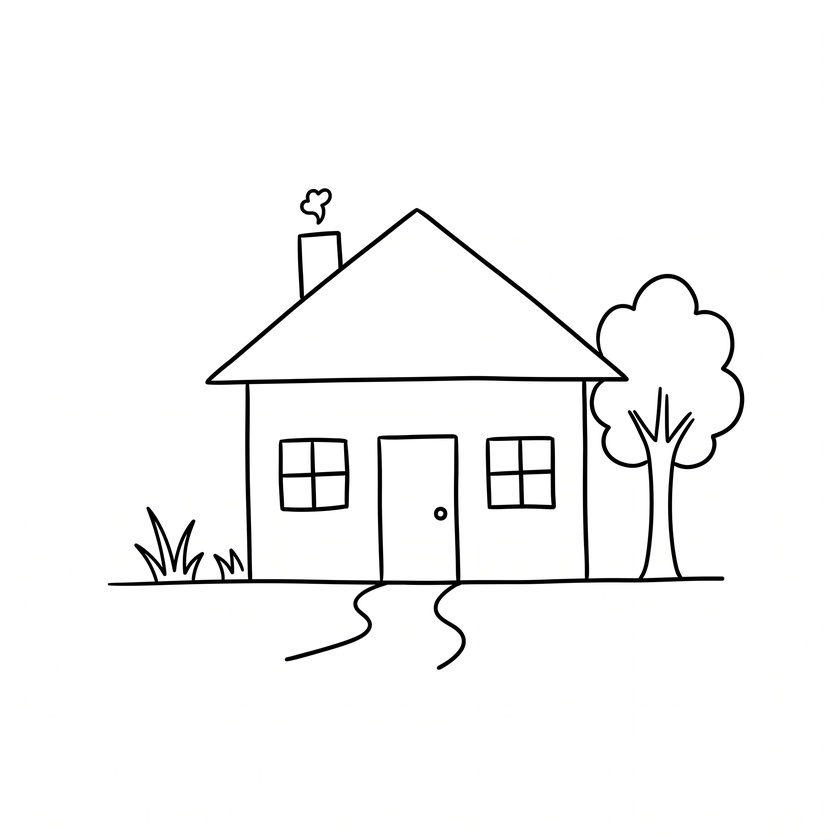
#> input picture images/gemini_sketch.jpeg, 840 x 840 px, shrunk from 2048 x 2048 before the run
$ python png_to_svg.py ../images/gemini_sketch.jpeg
#> lines starting #> are read from the running program, lines starting #| are printed output that depends on the picture; after the words box and inside, x2 and y2 are one past the last pixel; in counts of white or black regions, pixels touching at a corner belong together
"""Convert black line drawings on a white background from PNG to SVG."""

import argparse
from pathlib import Path

import cv2
import numpy as np
from skimage.morphology import skeletonize


def _skeleton_to_paths(skeleton: np.ndarray) -> list[list[tuple[int, int]]]:
	pixels = {(int(x), int(y)) for y, x in np.argwhere(skeleton)}
	neighbors: dict[tuple[int, int], list[tuple[int, int]]] = {}
	for x, y in pixels:
		adjacent = []
		for delta_y in (-1, 0, 1):
			for delta_x in (-1, 0, 1):
				if delta_x == 0 and delta_y == 0:
					continue
				neighbor = (x + delta_x, y + delta_y)
				if neighbor not in pixels:
					continue
				if delta_x and delta_y and (
					(x + delta_x, y) in pixels or (x, y + delta_y) in pixels
				):
					continue
				adjacent.append(neighbor)
		neighbors[(x, y)] = sorted(adjacent)

	visited_edges: set[frozenset[tuple[int, int]]] = set()
	paths: list[list[tuple[int, int]]] = []

	def walk(start: tuple[int, int], first: tuple[int, int]) -> list[tuple[int, int]]:
		path = [start]
		previous, current = start, first
		while True:
			edge = frozenset((previous, current))
			if edge in visited_edges:
				break
			visited_edges.add(edge)
			path.append(current)
			if current == start or len(neighbors[current]) != 2:
				break
			next_pixels = [pixel for pixel in neighbors[current] if pixel != previous]
			if not next_pixels:
				break
			previous, current = current, next_pixels[0]
		return path

	for pixel, adjacent in neighbors.items():
		if not adjacent:
			paths.append([pixel])
		elif len(adjacent) != 2:
			for neighbor in adjacent:
				if frozenset((pixel, neighbor)) not in visited_edges:
					paths.append(walk(pixel, neighbor))

	for pixel, adjacent in neighbors.items():
		for neighbor in adjacent:
			if frozenset((pixel, neighbor)) not in visited_edges:
				paths.append(walk(pixel, neighbor))
	return paths


def png_to_svg(
	input_path: str | Path,
	output_path: str | Path | None = None,
	threshold: int = 127,
	simplify: float = 1.0,
) -> Path:
	"""Trace dark regions in a PNG and save their centerlines as SVG strokes.

	``threshold`` controls which grayscale pixels count as black. ``simplify``
	is the contour approximation tolerance in pixels; use 0 to disable it.
	"""
#> called with threshold = 127, simplify = 1
	source = Path(input_path)
	images_dir = Path(__file__).resolve().parent.parent / "images"
	destination = Path(output_path) if output_path else images_dir / f"{source.stem}.svg"

	if not 0 <= threshold <= 255:
		raise ValueError("threshold must be between 0 and 255")
	if simplify < 0:
		raise ValueError("simplify must be non-negative")
	if source.resolve() == destination.resolve():
		raise ValueError("input and output paths must be different")

	image = cv2.imread(str(source), cv2.IMREAD_GRAYSCALE)
#> image: shape (840, 840); min 0, max 255, mean 247.4
	if image is None:
		raise FileNotFoundError(f"Could not read PNG image: {source}")

	height, width = image.shape
#> height = 840; width = 840
	_, binary = cv2.threshold(image, threshold, 255, cv2.THRESH_BINARY_INV)
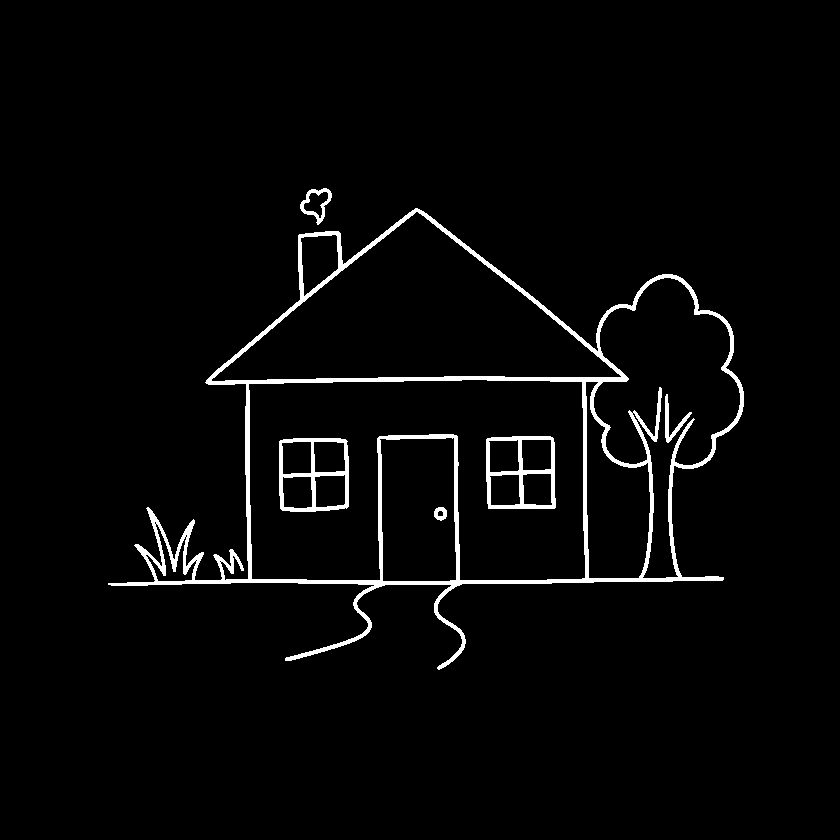
#> binary: shape (840, 840); 3% white; 6 white regions, box (x1, y1, x2, y2) and area: (108, 208, 744, 670) 16931, (486, 436, 556, 509) 1593, (279, 438, 349, 512) 1568, (300, 188, 332, 225) 363, (665, 394, 692, 443) 310, (434, 507, 447, 521) 123
	skeleton = skeletonize(binary > 0)
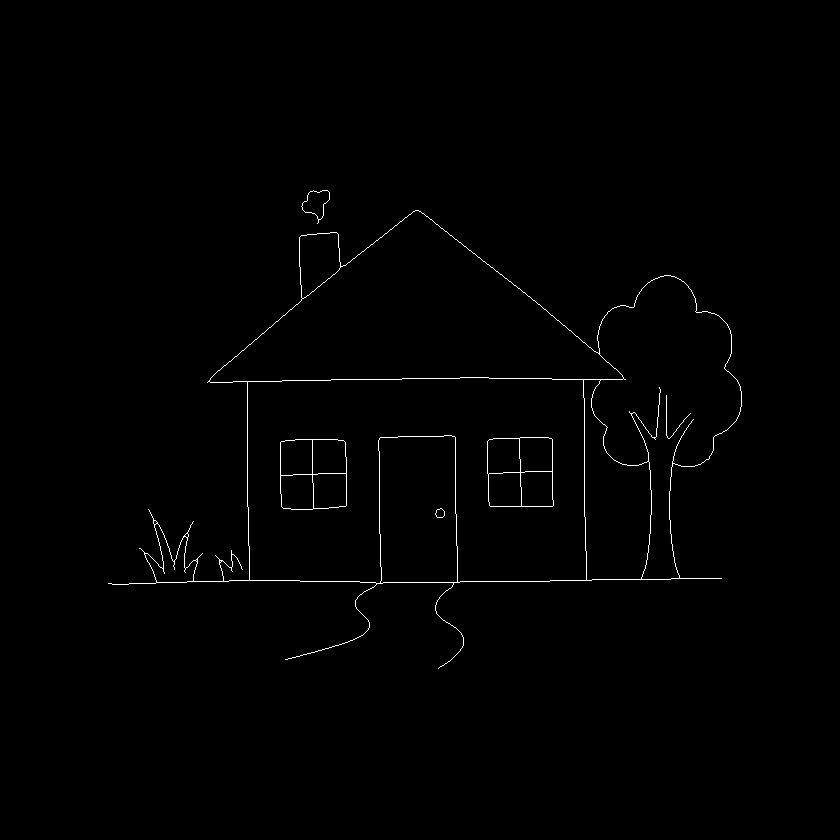
#> skeleton: shape (840, 840) bool; 0.68% white in thin lines or dots, all inside (x1, y1, x2, y2) = (108, 190, 742, 669)

	path_data = []
	for points in _skeleton_to_paths(skeleton):
#> in _skeleton_to_paths, `pixels = {(int(x), int(y)) for y, x in np.argwhere(skeleton)}`: pixels = 4811 items
#> the loop in _skeleton_to_paths, `for x, y in pixels:` made 4811 passes
#> (x, y) on passes 1 to 3: (339, 252), (519, 448), (599, 328)
		closed = len(points) > 2 and points[0] == points[-1]
		if closed:
			points = points[:-1]
		contour = np.asarray(points, dtype=np.int32).reshape(-1, 1, 2)
		if simplify and len(points) > 2:
			contour = cv2.approxPolyDP(contour, simplify, closed)
		points = contour.reshape(-1, 2)
		commands = [f"M {points[0][0]} {points[0][1]}"]
		commands.extend(f"L {x} {y}" for x, y in points[1:])
		if closed:
			commands.append("Z")
		path_data.append(" ".join(commands))

	destination.parent.mkdir(parents=True, exist_ok=True)
	svg_paths = "\n".join(f'  <path d="{data}" />' for data in path_data)
	svg = (
		'<?xml version="1.0" encoding="UTF-8"?>\n'
		f'<svg xmlns="http://www.w3.org/2000/svg" width="{width}px" '
		f'height="{height}px" viewBox="0 0 {width} {height}">\n'
		'  <g fill="none" stroke="black" stroke-width="1" '
		f'stroke-linecap="round" stroke-linejoin="round">\n{svg_paths}\n  </g>\n'
		'</svg>\n'
	)
	destination.write_text(svg, encoding="utf-8")
	return destination


def main() -> None:
	parser = argparse.ArgumentParser(
		description="Convert a black-on-white PNG drawing to SVG."
	)
	parser.add_argument("input_png", type=Path, help="PNG image to convert")
	parser.add_argument(
		"output_svg", type=Path, nargs="?",
		help="SVG output path (defaults to the repo's images directory)",
	)
	parser.add_argument(
		"--threshold", type=int, default=127,
		help="grayscale cutoff from 0 (black) to 255 (white), default: 127",
	)
	parser.add_argument(
		"--simplify", type=float, default=1.0,
		help="contour simplification tolerance in pixels, default: 1.0",
	)
	args = parser.parse_args()

	result = png_to_svg(args.input_png, args.output_svg, args.threshold, args.simplify)
	print(f"Saved SVG: {result}")


if __name__ == "__main__":
	main()

$ run again, on images/google_simple_house_0.png
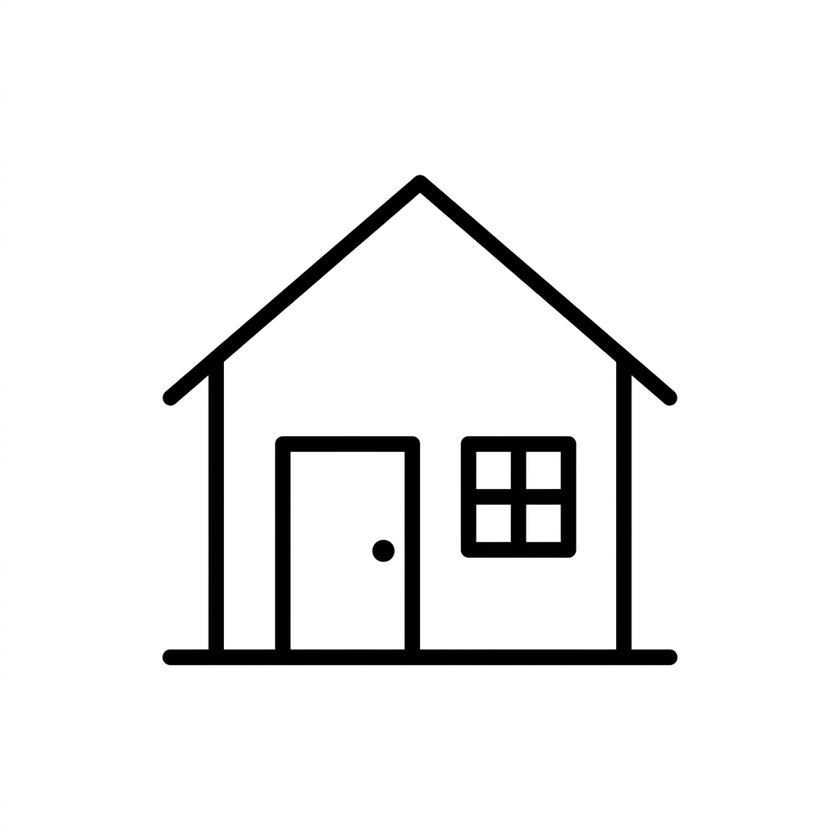
#> input picture images/google_simple_house_0.png, 840 x 840 px, shrunk from 1024 x 1024 before the run
#> in png_to_svg, `_, binary = cv2.threshold(image, threshold, 255, cv2.THRESH_BINARY_INV)`:
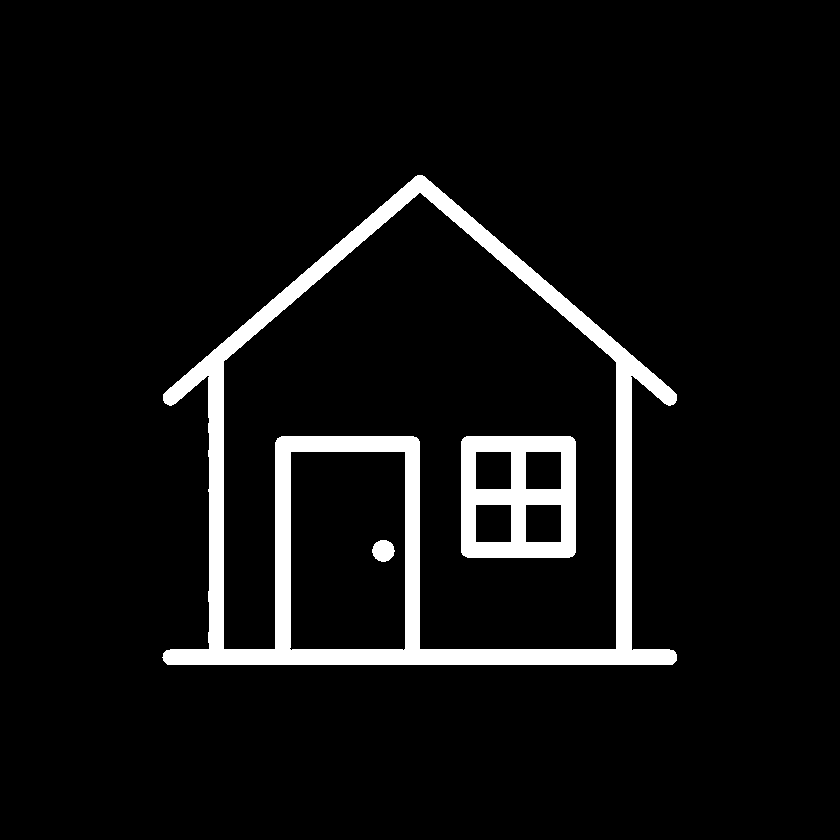
#> binary: shape (840, 840); 6.4% white; 3 white regions, box (x1, y1, x2, y2) and area: (162, 175, 677, 665) 35749, (461, 436, 576, 558) 8799, (372, 540, 395, 562) 385
#> in png_to_svg, `skeleton = skeletonize(binary > 0)`:
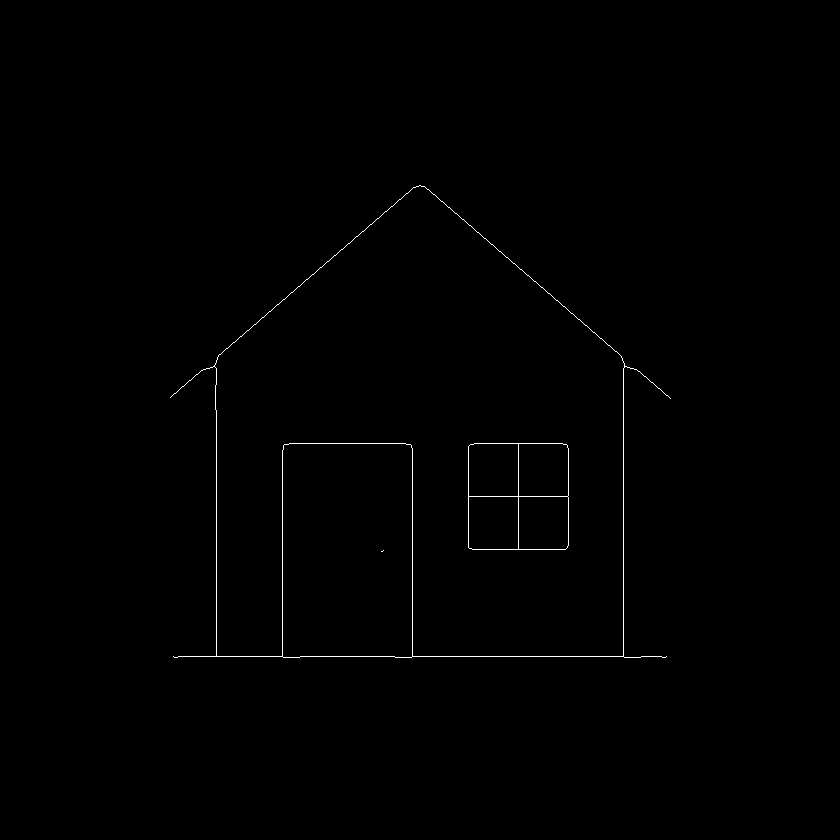
#> skeleton: shape (840, 840) bool; 0.39% white in thin lines or dots, all inside (x1, y1, x2, y2) = (170, 185, 671, 658)
#> pixels = 2742 items
#> the loop in _skeleton_to_paths, `for x, y in pixels:` made 2742 passes
#> (x, y) on passes 1 to 3: (210, 367), (281, 656), (282, 621)

$ run again, on images/square.png
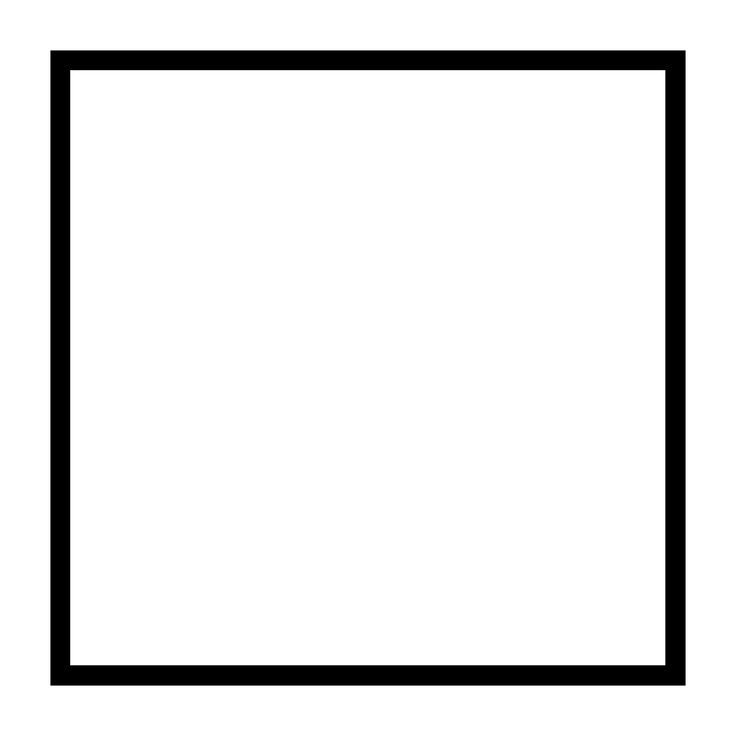
#> input picture images/square.png, 736 x 736 px
#> in png_to_svg, image is the input picture: shape (736, 736); min 0, max 255, mean 231.8
#> in png_to_svg, `_, binary = cv2.threshold(image, threshold, 255, cv2.THRESH_BINARY_INV)`:
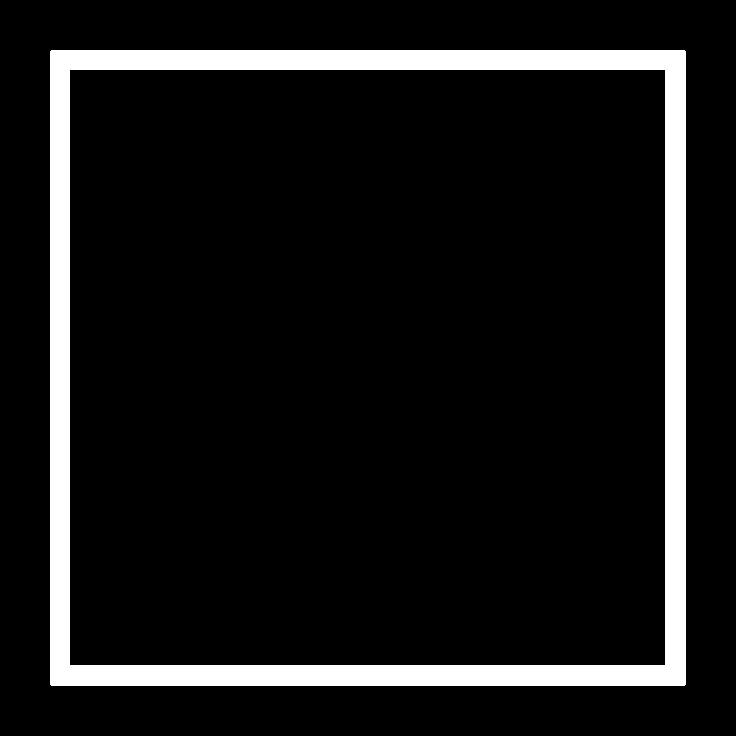
#> binary: shape (736, 736); 9.3% white; 1 white region, box (x1, y1, x2, y2) and area: (50, 50, 686, 686) 50467
#> in png_to_svg, `skeleton = skeletonize(binary > 0)`:
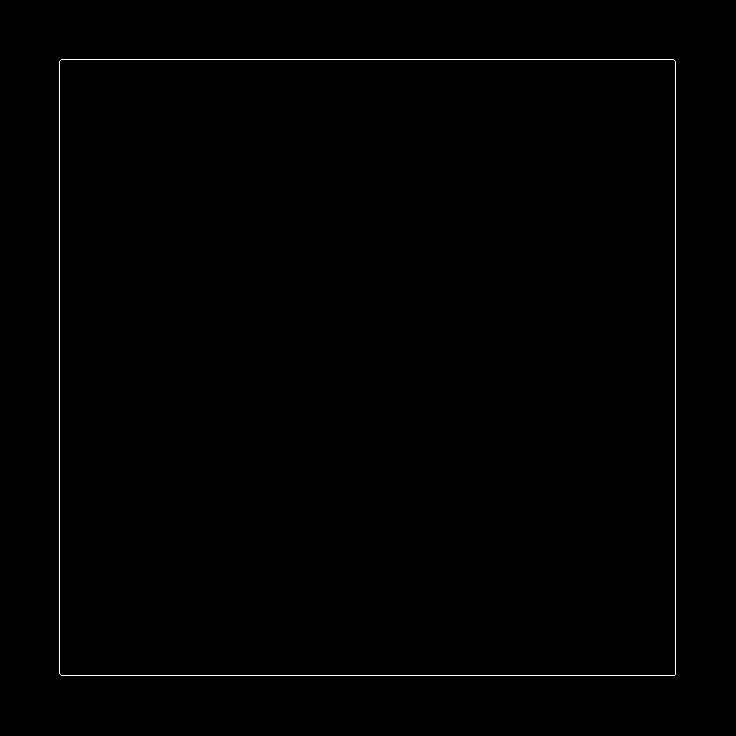
#> skeleton: shape (736, 736) bool; 0.45% white in thin lines or dots, all inside (x1, y1, x2, y2) = (59, 59, 676, 676)
#> pixels = 2457 items
#> the loop in _skeleton_to_paths, `for x, y in pixels:` made 2457 passes
#> (x, y) on passes 1 to 3: (67, 59), (675, 287), (428, 675)
